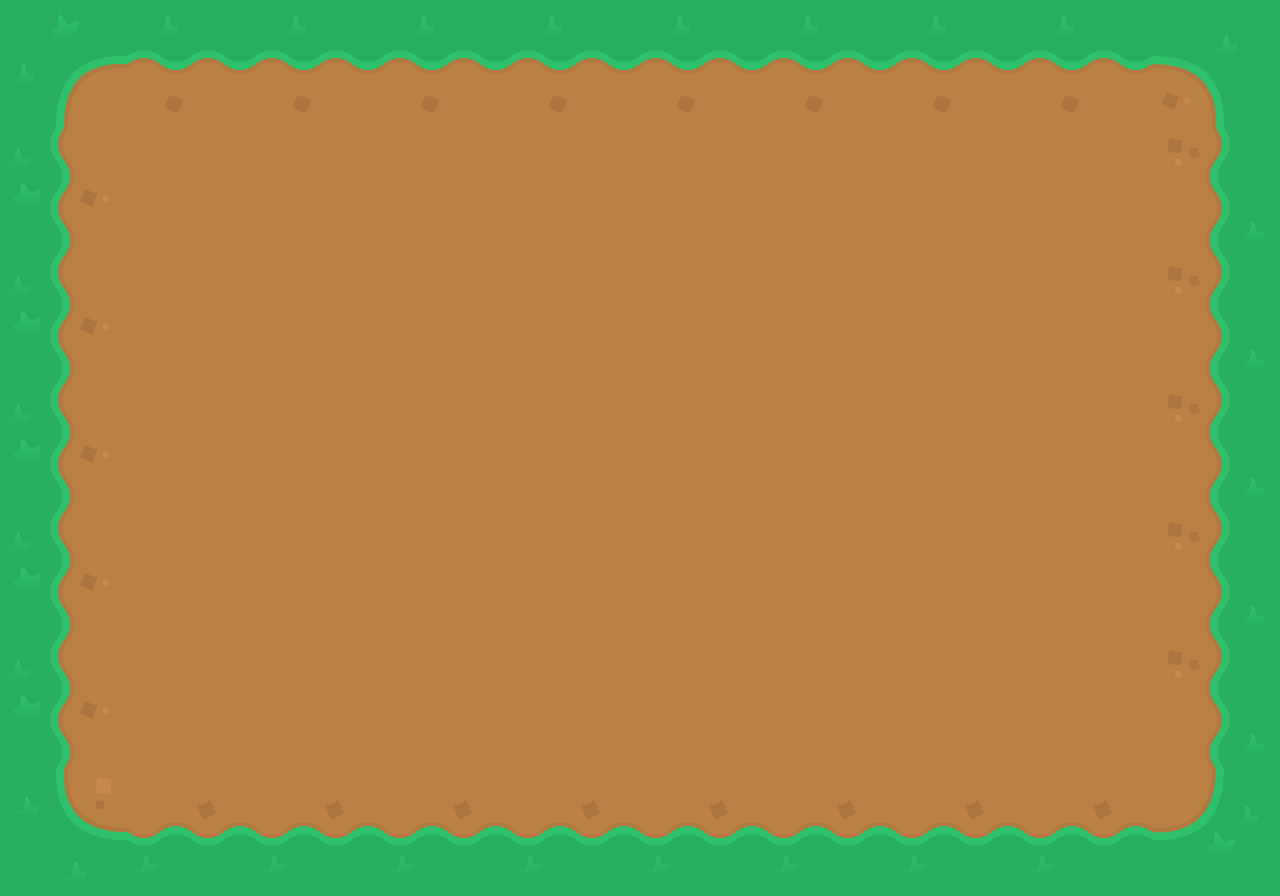

Rendered tile map (Tiled .tmx) drawn with the repository's tilesets; below, a short description and the full map source, tile grids included:
An orthogonal 10x7 tile map with 128x128 px tiles, 1 tile layer (base), 1 hidden layer not drawn.

<map version="1.2" tiledversion="1.3.3" orientation="orthogonal" renderorder="right-down" width="10" height="7" tilewidth="128" tileheight="128" infinite="0" nextlayerid="3" nextobjectid="1">
 <tileset firstgid="1" source="spritesheet_tiles.tsx" />
 <layer id="1" name="base" width="10" height="7" locked="1">
  <data encoding="csv">
103,282,282,282,282,282,282,282,282,85,
31,71,71,71,71,71,71,71,71,67,
31,71,71,71,71,71,71,71,71,67,
31,71,71,71,71,71,71,71,71,67,
31,71,71,71,71,71,71,71,71,67,
31,71,71,71,71,71,71,71,71,67,
13,210,210,210,210,210,210,210,210,318
</data>
 </layer>
 <layer id="2" name="track" width="10" height="7" visible="0" locked="1">
  <data encoding="csv">
0,0,0,0,0,0,0,0,0,0,
0,150,186,186,186,186,186,186,132,0,
0,203,95,184,184,184,184,77,167,0,
0,308,272,0,0,0,0,203,167,0,
0,203,94,186,186,186,186,76,167,0,
0,149,184,184,184,184,184,184,131,0,
0,0,0,0,0,0,0,0,0,0
</data>
 </layer>
</map>
